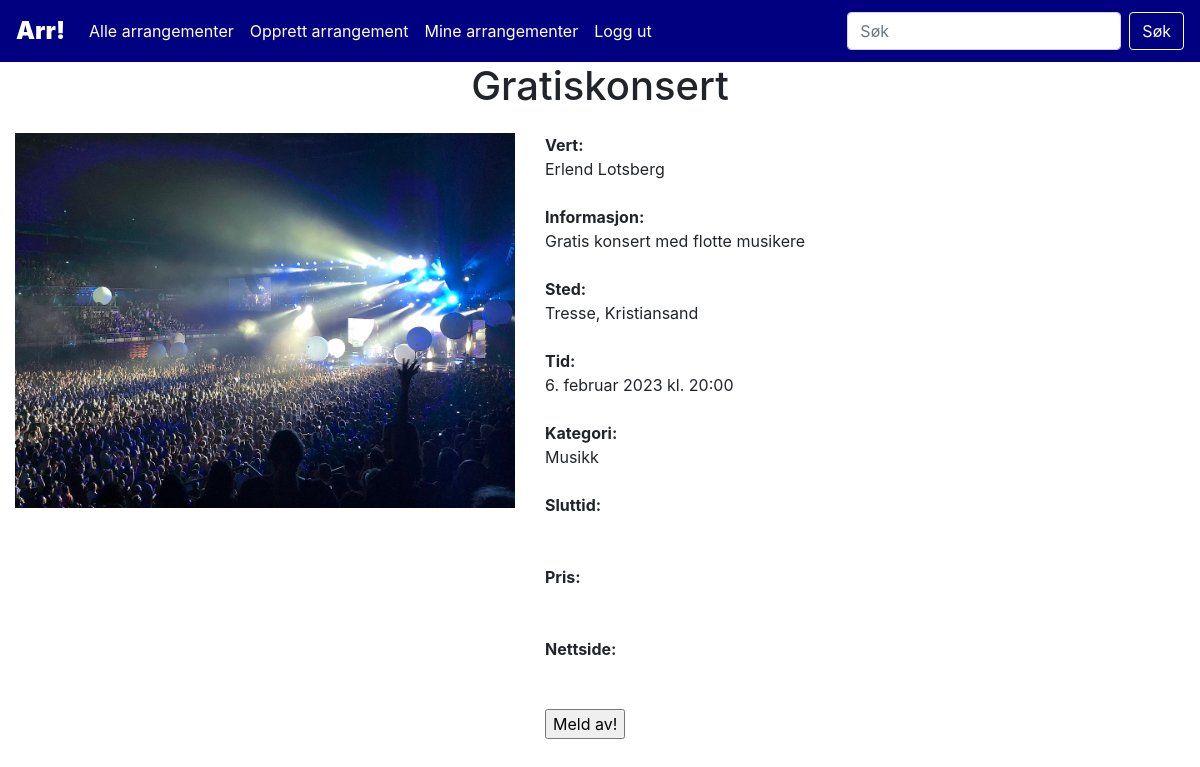
The page /event.php?event_id=4 (signed in) on the database its author committed.
### tables this page shows
CREATE TABLE `events` (
  `event_id` int(10) NOT NULL,
  `title` varchar(100) NOT NULL,
  `info` varchar(1000) NOT NULL,
  `host` int(10) NOT NULL,
  `location` varchar(200) NOT NULL,
  `time` datetime NOT NULL,
  `category_id` int(10) NOT NULL,
  `endtime` datetime DEFAULT NULL,
  `ticketprice` varchar(10) DEFAULT NULL,
  `website` varchar(200) DEFAULT NULL
);

CREATE TABLE `users` (
  `user_id` int(10) NOT NULL,
  `first_name` varchar(50) NOT NULL,
  `last_name` varchar(50) NOT NULL,
  `email` varchar(100) NOT NULL,
  `phone` varchar(15) NOT NULL,
  `password` varchar(300) NOT NULL
);

CREATE TABLE `categories` (
  `category_id` int(10) NOT NULL,
  `name` varchar(30) NOT NULL
);

### assets/lib/class.Event.php (called while the page is built, shortened)
<?php
class Event{
    function singleEvent($event_id){
        $dbConn = new DbConn();
        $conn = $dbConn->connect();
        $sql = "SELECT event_id, title, info, first_name, last_name, location, time, name, endtime, ticketprice, website
        FROM events
        INNER JOIN eventhandling.users ON users.user_id = events.host
        INNER JOIN eventhandling.categories ON categories.category_id = events.category_id
        WHERE event_id = $event_id;";
        $result = $conn->query($sql);
        return $result;
    }
}
?>

### assets/lib/class.Display.php (called while the page is built, shortened)
<?php
    class Display{
        function translateMonth($month){
            return $translated = match($month){
                "January"=>"januar",
                "February"=>"februar",
                "March"=>"mars",
                "April"=>"april",
                "May"=>"mai",
                "June"=>"juni",
                "July"=>"juli",
                "August"=>"august",
                "September"=>"september",
                "October"=>"oktober",
                "November"=>"november",
                "December"=>"desember"
            };
        }
        function formatDatetime($datetime){
            $formattedDatetime = $datetime->format('j.') . " " . self::translateMonth($datetime->format('F')) . " " . $datetime->format('Y') . " kl. " . $datetime->format('H:i');
            return $formattedDatetime;
        }
    }
?>

### assets/lib/class.Booking.php (called while the page is built, shortened)
<?php
class Booking{
    function checkBooking($userID, $eventID){
        $dbConn = new DbConn();
        $conn = $dbConn->connect();
        $sql = "SELECT * FROM eventhandling.bookings
        WHERE user_id = $userID and event_id = $eventID;";
        $result = $conn->query($sql);
        if (mysqli_num_rows($result)==0) return false;
        else return true;
    }
}
?>

### event.php (the view, shortened to what this page needs)
<?php
require dirname(__DIR__)."/www/assets/inc/header.php";
require dirname(__DIR__)."/www/assets/lib/class.Event.php";
require dirname(__DIR__)."/www/assets/lib/class.Booking.php";
require dirname(__DIR__)."/www/assets/lib/class.Display.php";
?>
<?php
$eventID = $_REQUEST['event_id'];
$userID = $_SESSION['USER_ID'];
$event = new Event();
$result = $event->singleEvent($eventID);
$thisEvent = $result->fetch_object();
$booking = new Booking();
$dateFormat = new Display();
$datetimeStart = new DateTimeImmutable($thisEvent->time);
$formattedStart = $dateFormat->formatDatetime($datetimeStart);
if(file_exists("assets/img/event" . $thisEvent->event_id . ".jpg")) $img = "assets/img/event" . $thisEvent->event_id . ".jpg";
else $img = "assets/img/stock.png";
echo
"<div class='event-page main'>
    <div class='event-page-title'>
        <h1>" . $thisEvent->title . "</h1>
    </div>
    <div class='event-page-content-middle'>
        <div class='event-page-img'>
            <img src='" . $img . "' alt='Arrangementsbilde'>
        </div>
        <div class='event-page-content-right'>
            <strong>Vert:<br></strong> $thisEvent->first_name $thisEvent->last_name<br><br>
            <strong>Informasjon:<br></strong> $thisEvent->info<br><br>
            <strong>Sted:<br></strong> $thisEvent->location<br><br>
            <strong>Tid:<br></strong> $formattedStart<br><br>
            <strong>Kategori:<br></strong> $thisEvent->name<br><br>
            <strong>Sluttid:<br></strong> $formattedEnd<br><br>
            <strong>Pris:<br></strong> $thisEvent->ticketprice<br><br>
            <strong>Nettside:<br></strong> <a href='$thisEvent->website'>$thisEvent->website</a><br><br>";
            if($booking->checkBooking($userID, $eventID)){
                echo
                "<form method='post' action='booking.php'>
                    <input type='hidden' name='action' value='unregister'>
                    <input type='hidden' name='user' value='$userID'>
                    <input type='hidden' name='event' value='$eventID'>
                    <input type='submit' value='Meld av!' />
                </form>";
            }
        echo
        "</div>
    </div>
    <div class='event-page-content-bottom'>
    </div>
</div>";
?>

### assets/css/styles.css (style rules this page uses)
.main { margin-top: 62px; }
.event-page { display: flex; flex-direction: column; }
.event-page-title { width: 100%; text-align: center; }
.event-page-content-middle { display: flex; flex-direction: row; }
.event-page-content-right { margin: 15px; }
.event-page img { max-height:500px; max-width:500px; height:auto; width:auto; margin: 15px; }

### rows shown on the page
events: title "Gratiskonsert", host.first_name "Erlend", host.last_name "Lotsberg", info "Gratis konsert med flotte musikere", location "Tresse, Kristiansand", time "6. februar 2023 kl. 20:00", category.name "Musikk"
